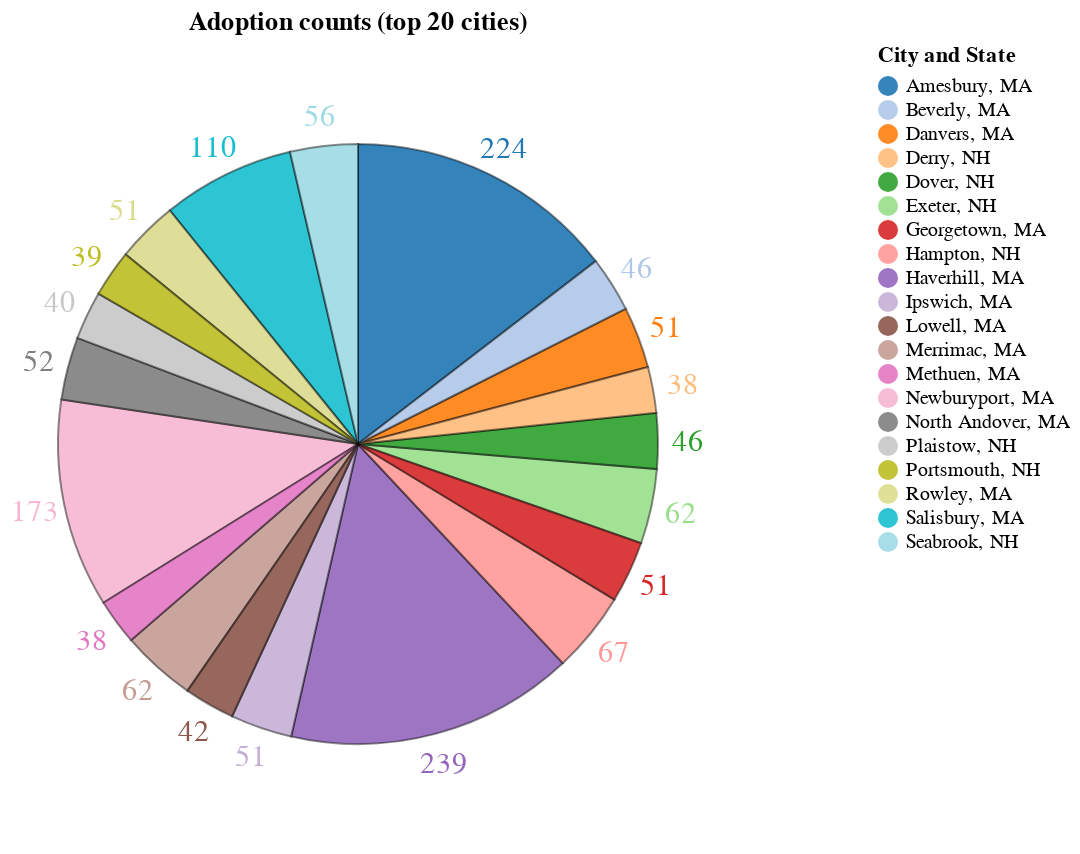

Notebook code for this chart:
### Code cell
alt_pie_chart(relevant_adopts[:20], "City and State", "Adoptions", "Adoption counts (top 20 cities)")

### Figure 1 — Vega-Lite specification as saved in the notebook (floating-point values rounded to 4 significant figures)
{"config": {"view": {"continuousWidth": 300, "continuousHeight": 300}, "legend": {"offset": 250, "orient": "right", "symbolStrokeWidth": 0}}, "layer": [{"mark": {"type": "text", "radius": 165, "size": 15}, "encoding": {"color": {"field": "City and State", "scale": {"scheme": "category20"}, "type": "nominal"}, "text": {"field": "Adoptions", "type": "quantitative"}, "theta": {"field": "Adoptions", "stack": true, "type": "quantitative"}}, "title": "Adoption counts (top 20 cities)"}, {"mark": {"type": "arc", "opacity": 0.9, "outerRadius": 150, "stroke": "black", "strokeOpacity": 0.5}, "encoding": {"color": {"field": "City and State", "scale": {"scheme": "category20"}, "type": "nominal"}, "theta": {"field": "Adoptions", "stack": true, "type": "quantitative"}}, "title": "Adoption counts (top 20 cities)"}], "data": {"name": "data-d116127fd7accc3a60df358e2f31f0e7"}, "height": 400, "$schema": "https://vega.github.io/schema/vega-lite/v5.20.1.json", "datasets": {"data-d116127fd7accc3a60df358e2f31f0e7": [{"index": 0, "City and State": "Haverhill, MA", "Adoptions": 239}, {"index": 1, "City and State": "Amesbury, MA", "Adoptions": 224}, {"index": 2, "City and State": "Newburyport, MA", "Adoptions": 173}, {"index": 3, "City and State": "Salisbury, MA", "Adoptions": 110}, {"index": 4, "City and State": "Hampton, NH", "Adoptions": 67}, {"index": 5, "City and State": "Exeter, NH", "Adoptions": 62}, {"index": 6, "City and State": "Merrimac, MA", "Adoptions": 62}, {"index": 7, "City and State": "Seabrook, NH", "Adoptions": 56}, {"index": 8, "City and State": "North Andover, MA", "Adoptions": 52}, {"index": 9, "City and State": "Ipswich, MA", "Adoptions": 51}, {"index": 10, "City and State": "Danvers, MA", "Adoptions": 51}, {"index": 11, "City and State": "Georgetown, MA", "Adoptions": 51}, {"index": 12, "City and State": "Rowley, MA", "Adoptions": 51}, {"index": 13, "City and State": "Dover, NH", "Adoptions": 46}, {"index": 14, "City and State": "Beverly, MA", "Adoptions": 46}, {"index": 15, "City and State": "Lowell, MA", "Adoptions": 42}, {"index": 16, "City and State": "Plaistow, NH", "Adoptions": 40}, {"index": 17, "City and State": "Portsmouth, NH", "Adoptions": 39}, {"index": 18, "City and State": "Derry, NH", "Adoptions": 38}, {"index": 19, "City and State": "Methuen, MA", "Adoptions": 38}]}}
